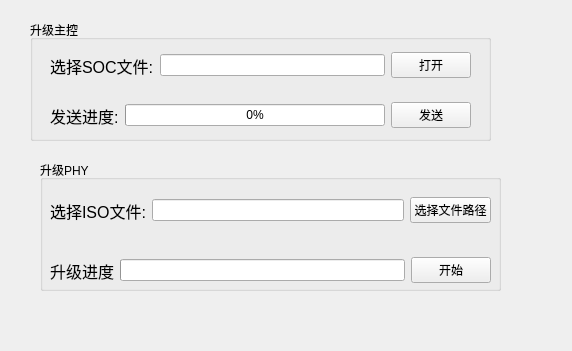
<?xml version="1.0" encoding="UTF-8"?>
<ui version="4.0">
 <class>UpdataDevice</class>
 <widget class="QWidget" name="UpdataDevice">
  <property name="geometry">
   <rect>
    <x>0</x>
    <y>0</y>
    <width>572</width>
    <height>351</height>
   </rect>
  </property>
  <property name="windowTitle">
   <string>Form</string>
  </property>
  <property name="locale">
   <locale language="Chinese" country="China"/>
  </property>
  <widget class="QGroupBox" name="groupBox">
   <property name="geometry">
    <rect>
     <x>30</x>
     <y>20</y>
     <width>461</width>
     <height>121</height>
    </rect>
   </property>
   <property name="title">
    <string>升级主控</string>
   </property>
   <widget class="QWidget" name="horizontalLayoutWidget_2">
    <property name="geometry">
     <rect>
      <x>20</x>
      <y>80</y>
      <width>421</width>
      <height>31</height>
     </rect>
    </property>
    <layout class="QHBoxLayout" name="horizontalLayout_2">
     <item>
      <widget class="QLabel" name="label_2">
       <property name="font">
        <font>
         <pointsize>12</pointsize>
        </font>
       </property>
       <property name="text">
        <string>发送进度:</string>
       </property>
      </widget>
     </item>
     <item>
      <widget class="QProgressBar" name="progressBar">
       <property name="value">
        <number>0</number>
       </property>
      </widget>
     </item>
     <item>
      <widget class="QPushButton" name="updata_ok">
       <property name="text">
        <string>发送</string>
       </property>
      </widget>
     </item>
    </layout>
   </widget>
   <widget class="QWidget" name="horizontalLayoutWidget">
    <property name="geometry">
     <rect>
      <x>20</x>
      <y>30</y>
      <width>421</width>
      <height>31</height>
     </rect>
    </property>
    <layout class="QHBoxLayout" name="horizontalLayout">
     <item>
      <widget class="QLabel" name="label">
       <property name="font">
        <font>
         <pointsize>12</pointsize>
        </font>
       </property>
       <property name="text">
        <string>选择SOC文件:</string>
       </property>
      </widget>
     </item>
     <item>
      <widget class="QLineEdit" name="lineEdit"/>
     </item>
     <item>
      <widget class="QPushButton" name="updataopen">
       <property name="text">
        <string>打开</string>
       </property>
      </widget>
     </item>
    </layout>
   </widget>
  </widget>
  <widget class="QGroupBox" name="groupBox_2">
   <property name="geometry">
    <rect>
     <x>40</x>
     <y>160</y>
     <width>461</width>
     <height>131</height>
    </rect>
   </property>
   <property name="title">
    <string>升级PHY</string>
   </property>
   <widget class="QWidget" name="horizontalLayoutWidget_3">
    <property name="geometry">
     <rect>
      <x>10</x>
      <y>30</y>
      <width>441</width>
      <height>41</height>
     </rect>
    </property>
    <layout class="QHBoxLayout" name="horizontalLayout_3">
     <item>
      <widget class="QLabel" name="label_5">
       <property name="font">
        <font>
         <pointsize>12</pointsize>
        </font>
       </property>
       <property name="text">
        <string>选择ISO文件:</string>
       </property>
      </widget>
     </item>
     <item>
      <widget class="QLineEdit" name="lineEdit_2"/>
     </item>
     <item>
      <widget class="QPushButton" name="pushButton">
       <property name="text">
        <string>选择文件路径</string>
       </property>
      </widget>
     </item>
    </layout>
   </widget>
   <widget class="QWidget" name="horizontalLayoutWidget_4">
    <property name="geometry">
     <rect>
      <x>10</x>
      <y>90</y>
      <width>441</width>
      <height>41</height>
     </rect>
    </property>
    <layout class="QHBoxLayout" name="horizontalLayout_4">
     <item>
      <widget class="QLabel" name="label_6">
       <property name="font">
        <font>
         <pointsize>12</pointsize>
        </font>
       </property>
       <property name="text">
        <string>升级进度</string>
       </property>
      </widget>
     </item>
     <item>
      <widget class="QProgressBar" name="progressBar_2"/>
     </item>
     <item>
      <widget class="QPushButton" name="pushButton_2">
       <property name="text">
        <string>开始</string>
       </property>
      </widget>
     </item>
    </layout>
   </widget>
  </widget>
  <widget class="QLabel" name="tishi">
   <property name="geometry">
    <rect>
     <x>40</x>
     <y>320</y>
     <width>40</width>
     <height>12</height>
    </rect>
   </property>
   <property name="text">
    <string/>
   </property>
  </widget>
 </widget>
 <resources/>
 <connections/>
</ui>
